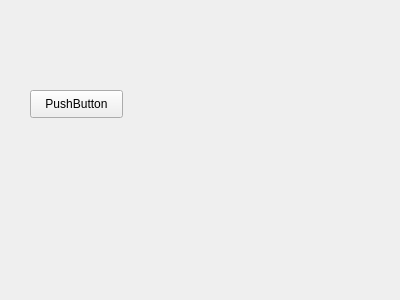
<?xml version="1.0" encoding="UTF-8"?>
<ui version="4.0">
 <class>Form</class>
 <widget class="QWidget" name="Form">
  <property name="geometry">
   <rect>
    <x>0</x>
    <y>0</y>
    <width>400</width>
    <height>300</height>
   </rect>
  </property>
  <property name="windowTitle">
   <string>Form</string>
  </property>
  <widget class="QPushButton" name="pushButton">
   <property name="geometry">
    <rect>
     <x>30</x>
     <y>90</y>
     <width>93</width>
     <height>28</height>
    </rect>
   </property>
   <property name="styleSheet">
    <string notr="true">github.png</string>
   </property>
   <property name="text">
    <string>PushButton</string>
   </property>
  </widget>
 </widget>
 <resources/>
 <connections/>
</ui>
